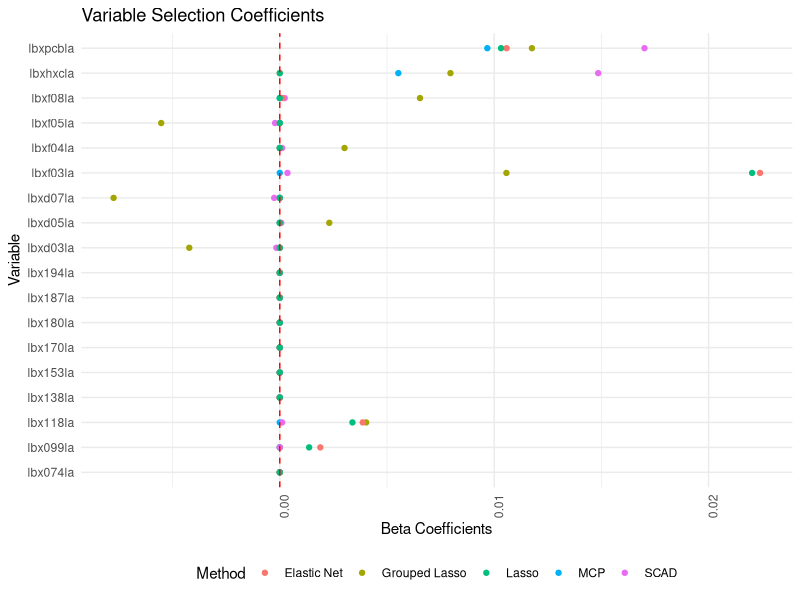
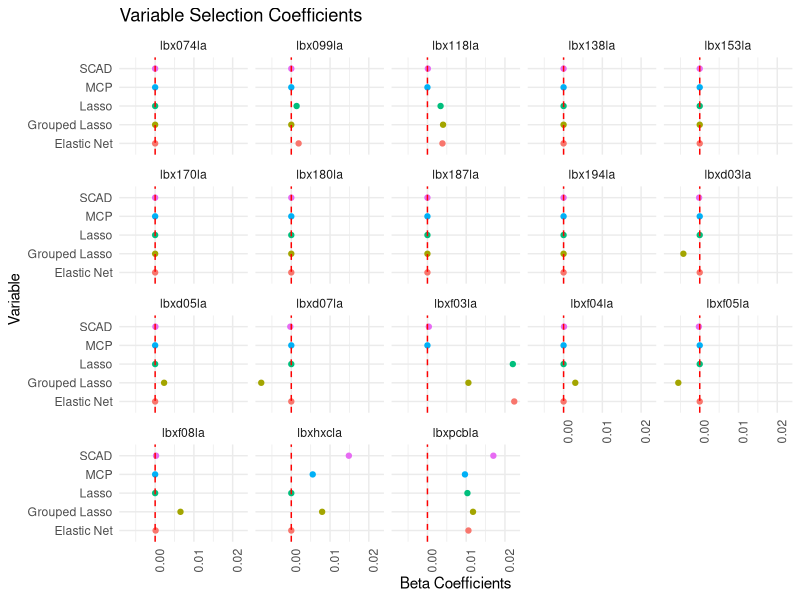

Recreate these plots in R, in order.
## ---- chunk 1
library(tidyverse)
## ---- chunk 2
grouped <- read_csv("./grouped_betas.csv")
ind <- read_csv("./ind_betas.csv")

plot_all <- rbind(grouped, ind) %>% filter(grepl("la$", variable)) 
## ---- chunk 3
plot_all %>%
  ggplot(aes(x = variable, 
                       y = round(beta, 5))) + geom_point(aes(color = method)) +
  theme_minimal() + geom_hline(yintercept = 0, color = "red", linetype = "dashed") +
  theme(axis.text.x = element_text(angle = 90, hjust = 1), 
        legend.position = "bottom") +
  coord_flip() + 
  labs(title = "Variable Selection Coefficients", y = "Beta Coefficients",
       x = "Variable", color = "Method")
## ---- chunk 4
plot_all %>%
  ggplot(aes(x = method, 
                       y = round(beta, 5))) + geom_point(aes(color = method)) +
  theme_minimal() + geom_hline(yintercept = 0, color = "red", linetype = "dashed") +
  theme(axis.text.x = element_text(angle = 90, hjust = 1), 
        legend.position = "none") +
  facet_wrap(.~variable) +
  coord_flip() + 
  labs(title = "Variable Selection Coefficients", y = "Beta Coefficients",
       x = "Variable", color = "Method")
